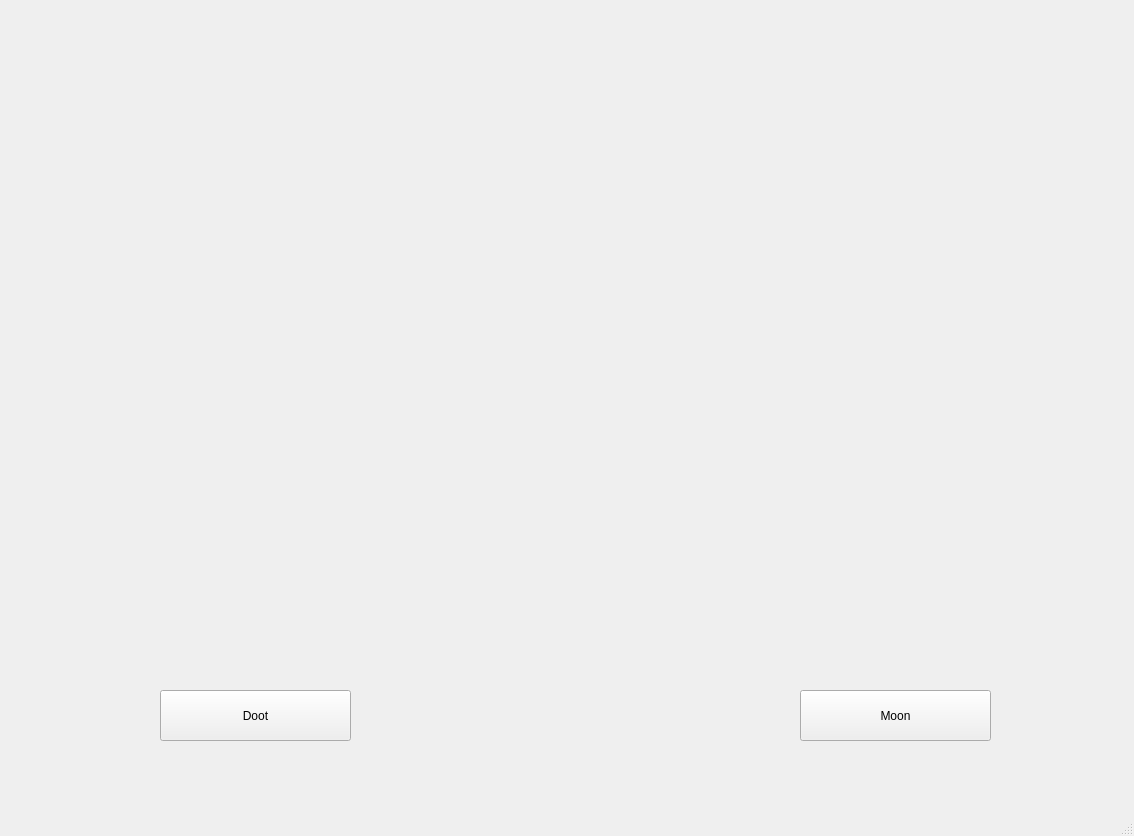
<?xml version="1.0" encoding="UTF-8"?>
<ui version="4.0">
 <class>MainWindow</class>
 <widget class="QMainWindow" name="MainWindow">
  <property name="geometry">
   <rect>
    <x>0</x>
    <y>0</y>
    <width>1134</width>
    <height>836</height>
   </rect>
  </property>
  <property name="windowTitle">
   <string>MainWindow</string>
  </property>
  <widget class="QWidget" name="centralwidget">
   <widget class="QLabel" name="photo">
    <property name="geometry">
     <rect>
      <x>0</x>
      <y>0</y>
      <width>1131</width>
      <height>631</height>
     </rect>
    </property>
    <property name="text">
     <string/>
    </property>
    <property name="pixmap">
     <pixmap>SKULL_TRUMPET_0-1_screenshot.jpg</pixmap>
    </property>
    <property name="scaledContents">
     <bool>true</bool>
    </property>
   </widget>
   <widget class="QPushButton" name="dootButton">
    <property name="geometry">
     <rect>
      <x>160</x>
      <y>690</y>
      <width>191</width>
      <height>51</height>
     </rect>
    </property>
    <property name="text">
     <string>Doot</string>
    </property>
   </widget>
   <widget class="QPushButton" name="pushButton_2">
    <property name="geometry">
     <rect>
      <x>800</x>
      <y>690</y>
      <width>191</width>
      <height>51</height>
     </rect>
    </property>
    <property name="text">
     <string>Moon</string>
    </property>
   </widget>
  </widget>
  <widget class="QMenuBar" name="menubar">
   <property name="geometry">
    <rect>
     <x>0</x>
     <y>0</y>
     <width>1134</width>
     <height>22</height>
    </rect>
   </property>
  </widget>
  <widget class="QStatusBar" name="statusbar"/>
 </widget>
 <resources/>
 <connections/>
</ui>
